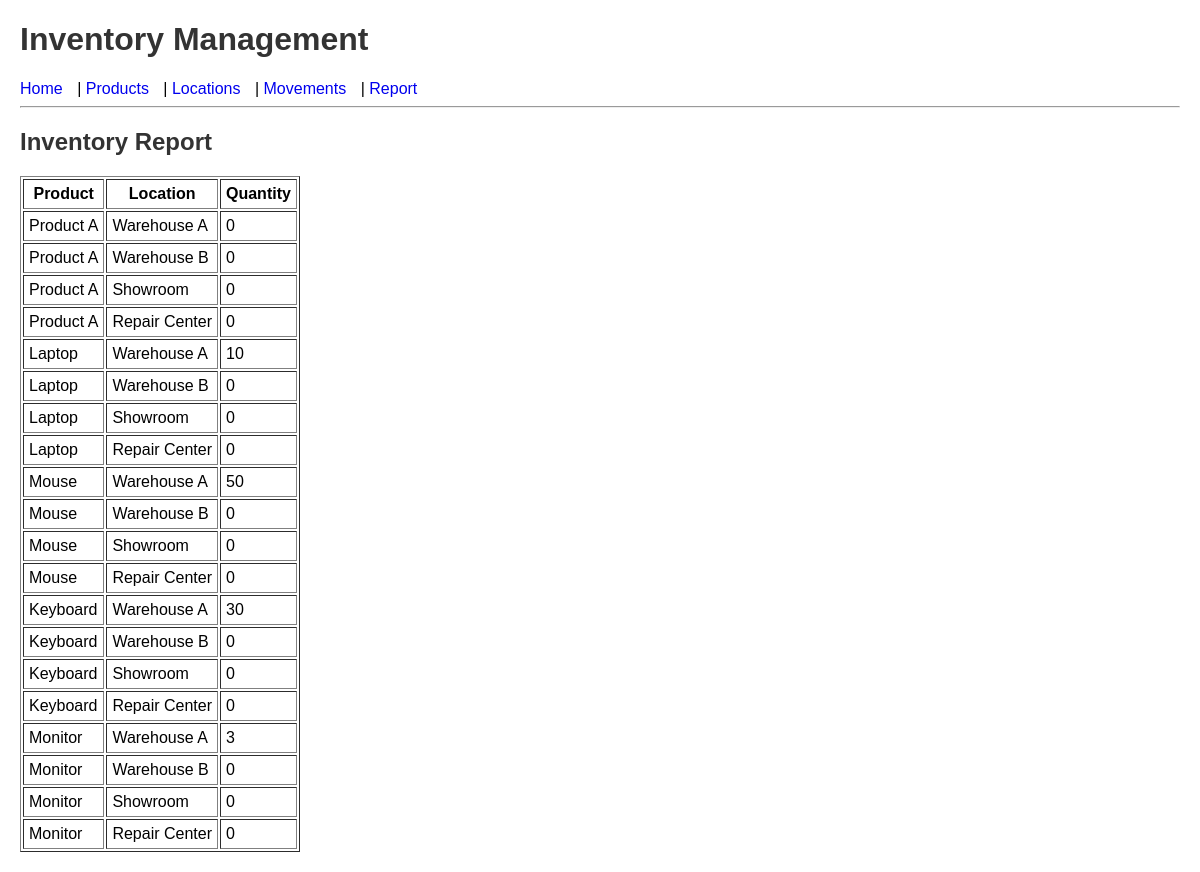
Screenshot of /report with the database file from the repository.
### tables this page shows
CREATE TABLE Product (
            product_id INTEGER PRIMARY KEY AUTOINCREMENT,
            name TEXT NOT NULL
        );

CREATE TABLE Location (
            location_id INTEGER PRIMARY KEY AUTOINCREMENT,
            name TEXT NOT NULL
        );

### app.py (the view)
@app.route('/report')
def report():
    conn = get_db_connection()
    query = '''
        SELECT p.name AS product, l.name AS location,
        IFNULL(SUM(CASE WHEN pm.to_location = l.location_id THEN pm.qty ELSE 0 END), 0)
        - IFNULL(SUM(CASE WHEN pm.from_location = l.location_id THEN pm.qty ELSE 0 END), 0) AS qty
        FROM Product p
        CROSS JOIN Location l
        LEFT JOIN ProductMovement pm ON p.product_id = pm.product_id
        GROUP BY p.product_id, l.location_id
    '''
    report_data = conn.execute(query).fetchall()
    conn.close()
    return render_template('report.html', report_data=report_data)

### app.py (called while the page is built)
def get_db_connection():
    conn = sqlite3.connect('inventory.db')
    conn.row_factory = sqlite3.Row
    return conn

### templates/report.html
{% extends "base.html" %}
{% block content %}
<h2>Inventory Report</h2>
<table border="1" cellpadding="5">
    <tr><th>Product</th><th>Location</th><th>Quantity</th></tr>
    {% for r in report_data %}
        <tr>
            <td>{{ r['product'] }}</td>
            <td>{{ r['location'] }}</td>
            <td>{{ r['qty'] }}</td>
        </tr>
    {% endfor %}
</table>
{% endblock %}

### static/style.css (style rules this page uses)
body { font-family: Arial; margin: 20px; }
h1, h2 { color: #333; }

### rows the page displays
Product: product "Product A", location "Warehouse A", qty "0", location "Warehouse B", location "Showroom", location "Repair Center"
Product: product "Laptop", location "Warehouse A", qty "10", location "Warehouse B", qty "0", location "Showroom", location "Repair Center"
Product: product "Mouse", location "Warehouse A", qty "50", location "Warehouse B", qty "0", location "Showroom", location "Repair Center"
Product: product "Keyboard", location "Warehouse A", qty "30", location "Warehouse B", qty "0", location "Showroom", location "Repair Center"
Product: product "Monitor", location "Warehouse A", qty "3", location "Warehouse B", qty "0", location "Showroom", location "Repair Center"
